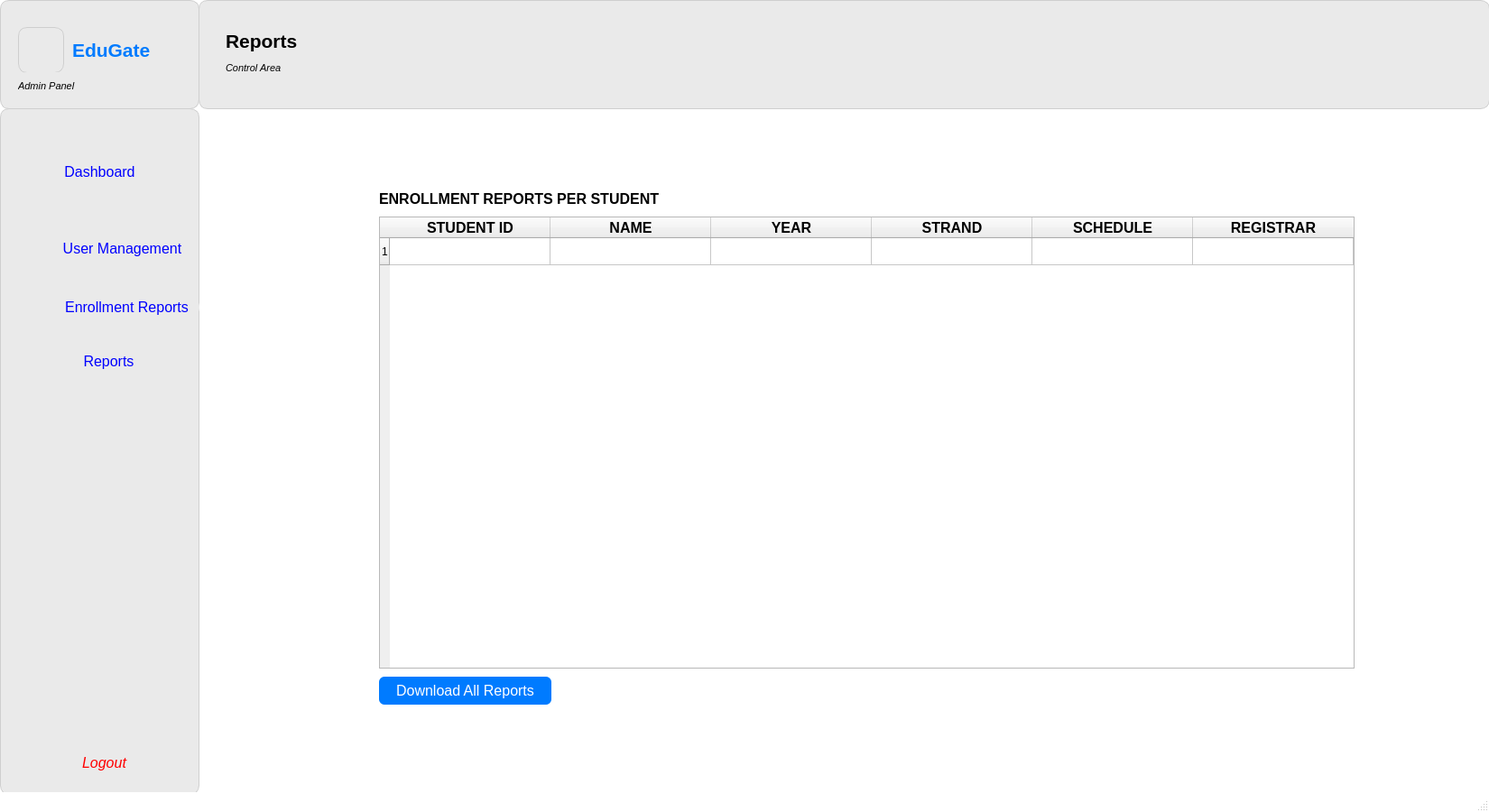
<?xml version="1.0" encoding="UTF-8"?>
<ui version="4.0">
 <class>MainWindow</class>
 <widget class="QMainWindow" name="MainWindow">
  <property name="geometry">
   <rect>
    <x>0</x>
    <y>0</y>
    <width>1650</width>
    <height>900</height>
   </rect>
  </property>
  <property name="sizePolicy">
   <sizepolicy hsizetype="Fixed" vsizetype="Fixed">
    <horstretch>0</horstretch>
    <verstretch>0</verstretch>
   </sizepolicy>
  </property>
  <property name="minimumSize">
   <size>
    <width>1650</width>
    <height>900</height>
   </size>
  </property>
  <property name="maximumSize">
   <size>
    <width>1650</width>
    <height>900</height>
   </size>
  </property>
  <property name="windowTitle">
   <string>MainWindow</string>
  </property>
  <property name="styleSheet">
   <string notr="true">QMainWindow {
    background-color: white;
}
</string>
  </property>
  <widget class="QWidget" name="centralwidget">
   <widget class="QWidget" name="widget" native="true">
    <property name="geometry">
     <rect>
      <x>220</x>
      <y>0</y>
      <width>1431</width>
      <height>121</height>
     </rect>
    </property>
    <property name="styleSheet">
     <string notr="true">QWidget {
    background-color: #eaeaea;  
    border: 1px solid #cfcfcf;
    border-radius: 10px;
}
</string>
    </property>
    <widget class="QLabel" name="label">
     <property name="geometry">
      <rect>
       <x>30</x>
       <y>20</y>
       <width>281</width>
       <height>51</height>
      </rect>
     </property>
     <property name="font">
      <font>
       <family>Segoe UI</family>
       <pointsize>16</pointsize>
       <weight>75</weight>
       <italic>false</italic>
       <bold>true</bold>
      </font>
     </property>
     <property name="styleSheet">
      <string notr="true">QLabel {
    background-color: #eaeaea;   /* match your widget color */
    border: none;                /* remove border */
    color: #000;                 /* text color (change if needed) */
}
</string>
     </property>
     <property name="text">
      <string>Reports</string>
     </property>
    </widget>
    <widget class="QLabel" name="label_2">
     <property name="geometry">
      <rect>
       <x>30</x>
       <y>60</y>
       <width>171</width>
       <height>31</height>
      </rect>
     </property>
     <property name="font">
      <font>
       <family>Segoe UI</family>
       <pointsize>8</pointsize>
       <weight>50</weight>
       <italic>true</italic>
       <bold>false</bold>
      </font>
     </property>
     <property name="styleSheet">
      <string notr="true">QLabel {
    background-color: #eaeaea;   /* match your widget color */
    border: none;                /* remove border */
    color: #000;                 /* text color (change if needed) */
}
</string>
     </property>
     <property name="text">
      <string>Control Area</string>
     </property>
    </widget>
   </widget>
   <widget class="QWidget" name="widget_3" native="true">
    <property name="geometry">
     <rect>
      <x>0</x>
      <y>0</y>
      <width>221</width>
      <height>121</height>
     </rect>
    </property>
    <property name="styleSheet">
     <string notr="true">QWidget {
    background-color: #eaeaea;  
    border: 1px solid #cfcfcf;
    border-radius: 10px;
}
</string>
    </property>
    <widget class="QLabel" name="label_3">
     <property name="geometry">
      <rect>
       <x>20</x>
       <y>30</y>
       <width>51</width>
       <height>51</height>
      </rect>
     </property>
     <property name="text">
      <string/>
     </property>
     <property name="pixmap">
      <pixmap>../../../Downloads/ChatGPT Image Dec 10, 2025, 02_26_54 PM.png</pixmap>
     </property>
     <property name="scaledContents">
      <bool>true</bool>
     </property>
    </widget>
    <widget class="QLabel" name="label_4">
     <property name="geometry">
      <rect>
       <x>80</x>
       <y>30</y>
       <width>111</width>
       <height>51</height>
      </rect>
     </property>
     <property name="font">
      <font>
       <family>Segoe UI</family>
       <pointsize>16</pointsize>
       <weight>75</weight>
       <italic>false</italic>
       <bold>true</bold>
      </font>
     </property>
     <property name="styleSheet">
      <string notr="true">QLabel {
    color: #007BFF;    /* nice clean blue */
    background-color: transparent;   /* optional */
    border: none;                    /* optional */
}
</string>
     </property>
     <property name="text">
      <string>EduGate</string>
     </property>
    </widget>
    <widget class="QLabel" name="label_5">
     <property name="geometry">
      <rect>
       <x>20</x>
       <y>80</y>
       <width>171</width>
       <height>31</height>
      </rect>
     </property>
     <property name="font">
      <font>
       <family>Segoe UI</family>
       <pointsize>8</pointsize>
       <weight>50</weight>
       <italic>true</italic>
       <bold>false</bold>
      </font>
     </property>
     <property name="styleSheet">
      <string notr="true">QLabel {
    background-color: #eaeaea;   /* match your widget color */
    border: none;                /* remove border */
    color: #000;                 /* text color (change if needed) */
}
</string>
     </property>
     <property name="text">
      <string>Admin Panel</string>
     </property>
    </widget>
   </widget>
   <widget class="QWidget" name="widget_2" native="true">
    <property name="geometry">
     <rect>
      <x>0</x>
      <y>120</y>
      <width>221</width>
      <height>761</height>
     </rect>
    </property>
    <property name="styleSheet">
     <string notr="true">QWidget {
    background-color: #eaeaea;  
    border: 1px solid #cfcfcf;
    border-radius: 10px;
}
</string>
    </property>
    <widget class="QLabel" name="label_6">
     <property name="geometry">
      <rect>
       <x>20</x>
       <y>60</y>
       <width>41</width>
       <height>31</height>
      </rect>
     </property>
     <property name="font">
      <font>
       <family>Segoe UI</family>
       <pointsize>8</pointsize>
       <weight>50</weight>
       <italic>true</italic>
       <bold>false</bold>
      </font>
     </property>
     <property name="styleSheet">
      <string notr="true">QLabel {
    background-color: #eaeaea;   /* match your widget color */
    border: none;                /* remove border */
    color: #000;                 /* text color (change if needed) */
}
</string>
     </property>
     <property name="text">
      <string/>
     </property>
     <property name="pixmap">
      <pixmap>../../../Downloads/dashboard-monitor.png</pixmap>
     </property>
     <property name="scaledContents">
      <bool>true</bool>
     </property>
    </widget>
    <widget class="QPushButton" name="pushButton">
     <property name="geometry">
      <rect>
       <x>30</x>
       <y>60</y>
       <width>161</width>
       <height>21</height>
      </rect>
     </property>
     <property name="font">
      <font>
       <family>Segoe UI</family>
       <pointsize>12</pointsize>
      </font>
     </property>
     <property name="styleSheet">
      <string notr="true">QPushButton {
    border: none;
    outline: none;
    color: blue;
}
QPushButton:hover {
    color: #1565c0;
}

QPushButton:pressed {
    color: #0d47a1;
}
</string>
     </property>
     <property name="text">
      <string>Dashboard</string>
     </property>
    </widget>
    <widget class="QLabel" name="label_7">
     <property name="geometry">
      <rect>
       <x>30</x>
       <y>140</y>
       <width>31</width>
       <height>31</height>
      </rect>
     </property>
     <property name="font">
      <font>
       <family>Segoe UI</family>
       <pointsize>8</pointsize>
       <weight>50</weight>
       <italic>true</italic>
       <bold>false</bold>
      </font>
     </property>
     <property name="styleSheet">
      <string notr="true">QLabel {
    background-color: #eaeaea;   /* match your widget color */
    border: none;                /* remove border */
    color: #000;                 /* text color (change if needed) */
}
</string>
     </property>
     <property name="text">
      <string/>
     </property>
     <property name="pixmap">
      <pixmap>../../../Downloads/user-add.png</pixmap>
     </property>
     <property name="scaledContents">
      <bool>true</bool>
     </property>
    </widget>
    <widget class="QPushButton" name="pushButton_2">
     <property name="geometry">
      <rect>
       <x>70</x>
       <y>140</y>
       <width>131</width>
       <height>31</height>
      </rect>
     </property>
     <property name="font">
      <font>
       <family>Segoe UI</family>
       <pointsize>12</pointsize>
      </font>
     </property>
     <property name="toolTip">
      <string>&lt;html&gt;&lt;head/&gt;&lt;body&gt;&lt;p&gt;Enrollment&lt;br/&gt;Management&lt;/p&gt;&lt;/body&gt;&lt;/html&gt;</string>
     </property>
     <property name="styleSheet">
      <string notr="true">QPushButton {
    border: none;
    outline: none;
    color: blue;
}
QPushButton:hover {
    color: #1565c0;
}

QPushButton:pressed {
    color: #0d47a1;
}
</string>
     </property>
     <property name="text">
      <string>User Management</string>
     </property>
    </widget>
    <widget class="QLabel" name="label_8">
     <property name="geometry">
      <rect>
       <x>20</x>
       <y>260</y>
       <width>41</width>
       <height>31</height>
      </rect>
     </property>
     <property name="font">
      <font>
       <family>Segoe UI</family>
       <pointsize>8</pointsize>
       <weight>50</weight>
       <italic>true</italic>
       <bold>false</bold>
      </font>
     </property>
     <property name="styleSheet">
      <string notr="true">QLabel {
    background-color: #eaeaea;   /* match your widget color */
    border: none;                /* remove border */
    color: #000;                 /* text color (change if needed) */
}
</string>
     </property>
     <property name="text">
      <string/>
     </property>
     <property name="pixmap">
      <pixmap>../../../Downloads/people-group.png</pixmap>
     </property>
     <property name="scaledContents">
      <bool>true</bool>
     </property>
    </widget>
    <widget class="QPushButton" name="pushButton_3">
     <property name="geometry">
      <rect>
       <x>40</x>
       <y>270</y>
       <width>161</width>
       <height>21</height>
      </rect>
     </property>
     <property name="font">
      <font>
       <family>Segoe UI</family>
       <pointsize>12</pointsize>
      </font>
     </property>
     <property name="toolTip">
      <string>&lt;html&gt;&lt;head/&gt;&lt;body&gt;&lt;p&gt;Enrollment&lt;br/&gt;Management&lt;/p&gt;&lt;/body&gt;&lt;/html&gt;</string>
     </property>
     <property name="styleSheet">
      <string notr="true">QPushButton {
    border: none;
    outline: none;
    color: blue;
}
QPushButton:hover {
    color: #1565c0;
}

QPushButton:pressed {
    color: #0d47a1;
}
</string>
     </property>
     <property name="text">
      <string>Reports</string>
     </property>
    </widget>
    <widget class="QPushButton" name="pushButton_4">
     <property name="geometry">
      <rect>
       <x>20</x>
       <y>700</y>
       <width>191</width>
       <height>51</height>
      </rect>
     </property>
     <property name="font">
      <font>
       <family>Segoe UI</family>
       <pointsize>12</pointsize>
       <italic>true</italic>
      </font>
     </property>
     <property name="toolTip">
      <string>&lt;html&gt;&lt;head/&gt;&lt;body&gt;&lt;p&gt;Enrollment&lt;br/&gt;Management&lt;/p&gt;&lt;/body&gt;&lt;/html&gt;</string>
     </property>
     <property name="styleSheet">
      <string notr="true">QPushButton {
    border: none;
    outline: none;
}

QPushButton {
    color: red;
}

</string>
     </property>
     <property name="text">
      <string>Logout</string>
     </property>
    </widget>
    <widget class="QLabel" name="label_9">
     <property name="geometry">
      <rect>
       <x>30</x>
       <y>710</y>
       <width>41</width>
       <height>31</height>
      </rect>
     </property>
     <property name="font">
      <font>
       <family>Segoe UI</family>
       <pointsize>8</pointsize>
       <weight>50</weight>
       <italic>true</italic>
       <bold>false</bold>
      </font>
     </property>
     <property name="styleSheet">
      <string notr="true">QLabel {
    background-color: #eaeaea;   /* match your widget color */
    border: none;                /* remove border */
    color: #000;                 /* text color (change if needed) */
}
</string>
     </property>
     <property name="text">
      <string/>
     </property>
     <property name="pixmap">
      <pixmap>../../../Downloads/sign-out-alt.png</pixmap>
     </property>
     <property name="scaledContents">
      <bool>true</bool>
     </property>
    </widget>
    <widget class="QPushButton" name="pushButton_6">
     <property name="geometry">
      <rect>
       <x>60</x>
       <y>210</y>
       <width>161</width>
       <height>21</height>
      </rect>
     </property>
     <property name="font">
      <font>
       <family>Segoe UI</family>
       <pointsize>12</pointsize>
      </font>
     </property>
     <property name="toolTip">
      <string>&lt;html&gt;&lt;head/&gt;&lt;body&gt;&lt;p&gt;Enrollment&lt;br/&gt;Management&lt;/p&gt;&lt;/body&gt;&lt;/html&gt;</string>
     </property>
     <property name="styleSheet">
      <string notr="true">QPushButton {
    border: none;
    outline: none;
    color: blue;
}
QPushButton:hover {
    color: #1565c0;
}

QPushButton:pressed {
    color: #0d47a1;
}
</string>
     </property>
     <property name="text">
      <string>Enrollment Reports</string>
     </property>
    </widget>
    <widget class="QLabel" name="label_11">
     <property name="geometry">
      <rect>
       <x>20</x>
       <y>210</y>
       <width>41</width>
       <height>31</height>
      </rect>
     </property>
     <property name="font">
      <font>
       <family>Segoe UI</family>
       <pointsize>8</pointsize>
       <weight>50</weight>
       <italic>true</italic>
       <bold>false</bold>
      </font>
     </property>
     <property name="styleSheet">
      <string notr="true">QLabel {
    background-color: #eaeaea;   /* match your widget color */
    border: none;                /* remove border */
    color: #000;                 /* text color (change if needed) */
}
</string>
     </property>
     <property name="text">
      <string/>
     </property>
     <property name="pixmap">
      <pixmap>../../../Downloads/people-group.png</pixmap>
     </property>
     <property name="scaledContents">
      <bool>true</bool>
     </property>
    </widget>
    <zorder>pushButton</zorder>
    <zorder>label_6</zorder>
    <zorder>pushButton_2</zorder>
    <zorder>label_7</zorder>
    <zorder>pushButton_3</zorder>
    <zorder>label_8</zorder>
    <zorder>pushButton_4</zorder>
    <zorder>label_9</zorder>
    <zorder>pushButton_6</zorder>
    <zorder>label_11</zorder>
   </widget>
   <widget class="QTableWidget" name="tableWidget">
    <property name="geometry">
     <rect>
      <x>420</x>
      <y>240</y>
      <width>1081</width>
      <height>501</height>
     </rect>
    </property>
    <attribute name="horizontalHeaderDefaultSectionSize">
     <number>178</number>
    </attribute>
    <row>
     <property name="text">
      <string>1</string>
     </property>
    </row>
    <column>
     <property name="text">
      <string>STUDENT ID</string>
     </property>
     <property name="font">
      <font>
       <family>Segoe UI</family>
       <pointsize>12</pointsize>
       <weight>75</weight>
       <bold>true</bold>
      </font>
     </property>
    </column>
    <column>
     <property name="text">
      <string>NAME</string>
     </property>
     <property name="font">
      <font>
       <family>Segoe UI</family>
       <pointsize>12</pointsize>
       <weight>75</weight>
       <bold>true</bold>
      </font>
     </property>
    </column>
    <column>
     <property name="text">
      <string>YEAR</string>
     </property>
     <property name="font">
      <font>
       <family>Segoe UI</family>
       <pointsize>12</pointsize>
       <weight>75</weight>
       <bold>true</bold>
      </font>
     </property>
    </column>
    <column>
     <property name="text">
      <string>STRAND</string>
     </property>
     <property name="font">
      <font>
       <family>Segoe UI</family>
       <pointsize>12</pointsize>
       <weight>75</weight>
       <bold>true</bold>
      </font>
     </property>
    </column>
    <column>
     <property name="text">
      <string>SCHEDULE</string>
     </property>
     <property name="font">
      <font>
       <family>Segoe UI</family>
       <pointsize>12</pointsize>
       <weight>75</weight>
       <bold>true</bold>
      </font>
     </property>
    </column>
    <column>
     <property name="text">
      <string>REGISTRAR</string>
     </property>
     <property name="font">
      <font>
       <family>Segoe UI</family>
       <pointsize>12</pointsize>
       <weight>75</weight>
       <bold>true</bold>
      </font>
     </property>
    </column>
   </widget>
   <widget class="QLabel" name="label_10">
    <property name="geometry">
     <rect>
      <x>420</x>
      <y>210</y>
      <width>391</width>
      <height>21</height>
     </rect>
    </property>
    <property name="font">
     <font>
      <family>Segoe UI</family>
      <pointsize>12</pointsize>
      <weight>75</weight>
      <bold>true</bold>
     </font>
    </property>
    <property name="text">
     <string>ENROLLMENT REPORTS PER STUDENT</string>
    </property>
   </widget>
   <widget class="QPushButton" name="pushButton_5">
    <property name="geometry">
     <rect>
      <x>420</x>
      <y>750</y>
      <width>191</width>
      <height>31</height>
     </rect>
    </property>
    <property name="font">
     <font>
      <family>Segoe UI</family>
      <pointsize>12</pointsize>
     </font>
    </property>
    <property name="styleSheet">
     <string notr="true">QPushButton {
    background-color: #007BFF;  /* Blue background */
    color: white;               /* White text */
    border: none;               /* No border */
    border-radius: 6px;         /* Rounded corners */
    padding: 5px 12px;          /* Optional padding */
}

QPushButton:hover {
    background-color: #0056b3;  /* Darker blue on hover */
}

QPushButton:pressed {
    background-color: #00408d;  /* Even darker blue when pressed */
}</string>
    </property>
    <property name="text">
     <string>Download All Reports</string>
    </property>
   </widget>
  </widget>
  <widget class="QStatusBar" name="statusbar"/>
 </widget>
 <resources/>
 <connections/>
</ui>
